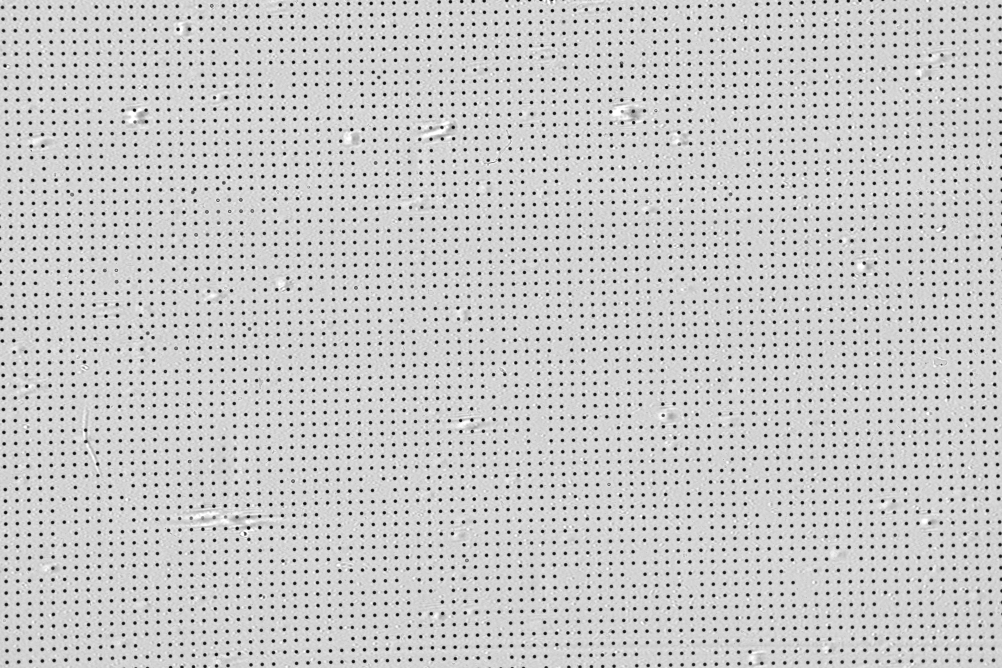
#> input picture vounwarp/data/dot_pattern_03.jpg, 4008 x 2672 px (shown at 1/4 size)
$ python example_01.py
#> lines starting #> are read from the running program, lines starting #| are printed output that depends on the picture; after the words box and inside, x2 and y2 are one past the last pixel; in counts of white or black regions, pixels touching at a corner belong together
### vounwarp/losa/loadersaver.py
# ============================================================================
# ============================================================================
# Copyright (c) 2018 Diamond Light Source Ltd. All rights reserved.
#
# Licensed under the Apache License, Version 2.0 (the "License");
# you may not use this file except in compliance with the License.
# You may obtain a copy of the License at
#
#     http://www.apache.org/licenses/LICENSE-2.0
#
# Unless required by applicable law or agreed to in writing, software
# distributed under the License is distributed on an "AS IS" BASIS,
# WITHOUT WARRANTIES OR CONDITIONS OF ANY KIND, either express or implied.
# See the License for the specific language governing permissions and
# limitations under the License.
# ============================================================================
# Author: Nghia T. Vo
# E-mail: nghia.vo@diamond.ac.uk
# Description: Python implementation of the author's methods of
# distortion correction, Nghia T. Vo et al "Radial lens distortion
# correction with sub-pixel accuracy for X-ray micro-tomography"
# Optics Express 23, 32859-32868 (2015), https://doi.org/10.1364/OE.23.032859
# Publication date: 10th July 2018
# ============================================================================

"""
Module for I/O tasks:
- Load data from an image file (tif, png, jpg) or a hdf file.
- Save a 2D array as a tif/png/jpg image or 2D, 3D array to a hdf file.
- Save a plot of data points as an image.
- Save and load metadata to and from a text file.
"""

import os
import h5py
import numpy as np
from PIL import Image
import matplotlib.pyplot as plt
from collections import OrderedDict
import errno


def load_image(file_path, average=True):
    """
    Load data from an image.

    Parameters
    ----------
    file_path : str
        Path to a file.
    average : bool, optional
        Average a multi-channel image if True.

    Returns
    -------
    array_like
    """
#> called with file_path = '../data/dot_pattern_03.jpg', average = True
    if "\\" in file_path:
        raise ValueError(
            "Please use a file path following the Unix convention")
    try:
        mat = np.asarray(Image.open(file_path), dtype=np.float32)
    except IOError:
        print("No such file or directory: {}".format(file_path))
        raise
    if len(mat.shape) > 2 and average is True:
        axis_m = np.argmin(mat.shape)
        mat = np.mean(mat, axis=axis_m)
    return mat


# [99 lines left out: functions _get_key, load_hdf_file, not called in this run]


def _create_folder(file_path):
    """
    Create a folder to save a file if not exists.

    Parameters
    ----------
    file_path : str
        Path to a file
    """
    file_base = os.path.dirname(file_path)
    if not os.path.exists(file_base):
        try:
            os.makedirs(file_base)
        except OSError as e:
            if e.errno != errno.EEXIST:
                raise


# [26 lines left out: function _create_file_name, not called in this run]


def save_image(file_path, mat, overwrite=True):
    """
    Save 2D data to an image.

    Parameters
    ----------
    file_path : str
        Output file path.
    mat : array_like
        2D array.
    overwrite : bool, optional
        Overwrite an existing file if True.

    Returns
    -------
    str
        Updated file path.
    """
    if "\\" in file_path:
        raise ValueError(
            "Please use a file path following the Unix convention")
    file_base, file_ext = os.path.splitext(file_path)
    if not ((file_ext == ".tif") or (file_ext == ".tiff")):
        mat = np.uint8(255 * (mat - np.min(mat)) / (np.max(mat) - np.min(mat)))
    _create_folder(file_path)
    if not overwrite:
        file_path = _create_file_name(file_path)
    image = Image.fromarray(mat)
    try:
        image.save(file_path)
    except IOError:
        print("Couldn't write to file {}".format(file_path))
        raise
    return file_path


# [205 lines left out: functions save_plot_image, save_residual_plot, save_hdf_file, save_metadata_txt, load_metadata_txt, not called in this run]

### vounwarp/prep/preprocessing.py
# ============================================================================
# Copyright (c) 2018 Diamond Light Source Ltd. All rights reserved.
#
# Licensed under the Apache License, Version 2.0 (the "License");
# you may not use this file except in compliance with the License.
# You may obtain a copy of the License at
#
#     http://www.apache.org/licenses/LICENSE-2.0
#
# Unless required by applicable law or agreed to in writing, software
# distributed under the License is distributed on an "AS IS" BASIS,
# WITHOUT WARRANTIES OR CONDITIONS OF ANY KIND, either express or implied.
# See the License for the specific language governing permissions and
# limitations under the License.
# ============================================================================
# Author: Nghia T. Vo
# E-mail: nghia.vo@diamond.ac.uk
# Description: Python implementation of the author's methods of
# distortion correction, Nghia T. Vo et al "Radial lens distortion
# correction with sub-pixel accuracy for X-ray micro-tomography"
# Optics Express 23, 32859-32868 (2015), https://doi.org/10.1364/OE.23.032859
# Publication date: 10th July 2018
# ============================================================================

"""
Module of pre-procesing methods:
- Normalize, binarize an image.
- Determine median dot-size, median distance between two nearest dots,
 and the slopes of grid-lines of a dot-pattern image.
- Remove non-dot objects or misplaced dots.
- Group dot-centroids into horizontal lines and vertical lines.
"""

import numpy as np
from scipy import ndimage as ndi
from scipy.fftpack import fft2, ifft2
from scipy.ndimage.measurements import center_of_mass
from skimage.filters import threshold_otsu
from skimage.segmentation import clear_border
import skimage.morphology as morph
import skimage.measure as meas
from skimage.transform import radon


# [24 lines left out: function normalization, not called in this run]


def _make_window(height, width, sigma=10):
    """
    Create a 2D Gaussian window.

    Parameters
    ----------
    height : int
        Height of the window.
    width : int
        Width of the window.
    sigma : int
        Sigma of the Gaussian window.

    Returns
    -------
    array_like
        2D array.
    """
    xcenter = (width - 1.0) / 2.0
    ycenter = (height - 1.0) / 2.0
    y, x = np.ogrid[-ycenter:height - ycenter, -xcenter:width - xcenter]
    num = 2.0 * sigma * sigma
    window = np.exp(-(x * x / num + y * y / num))
    return window


def _apply_fft_filter(mat, sigma, pad):
    """
    Apply a Fourier Gaussian filter.

    Parameters
    ----------
    mat : array_like
        2D array.
    sigma : int
        Sigma of the Gaussian filter.
    pad : int
        Pad width.

    Returns
    -------
    array_like
        2D array. Filtered image.
    """
    mat = np.pad(mat, ((pad, pad), (pad, pad)), mode='symmetric')
    (height, width) = mat.shape
    window = _make_window(height, width, sigma)
    xlist = np.arange(0, width)
    ylist = np.arange(0, height)
    x, y = np.meshgrid(xlist, ylist)
    matsign = np.power(-1.0, x + y)
    mat = np.real(ifft2(fft2(mat * matsign) * window) * matsign)
    return mat[pad:height - pad, pad:width - pad]


def normalization_fft(mat, sigma=10, pad=30):
    """
    Correct a non-uniform background image using a Fourier Gaussian filter.

    Parameters
    ----------
    mat : array_like
        2D array.
    sigma : int
        Sigma of the Gaussian.
    pad : int
        Pad width.

    Returns
    -------
    array_like
        2D array. Corrected background image.
    """
    mat_bck = _apply_fft_filter(mat, sigma, pad)
    mean_val = np.mean(mat_bck)
    try:
        mat_cor = mean_val * mat / mat_bck
    except ZeroDivisionError:
        mat_bck[mat_bck == 0.0] = mean_val
        mat_cor = mean_val * mat / mat_bck
    return mat_cor


def _select_roi(mat, ratio):
    """
    Select ROI around the middle of an image.

    Parameters
    ----------
    mat : array_like
        2D array.
    ratio : float
        Ratio between the ROI size and the image size.

    Returns
    -------
    array_like
        2D array.
    """
    (height, width) = mat.shape
    ratio = np.clip(ratio, 0.05, 1.0)
    depad_hei = np.int16((height - ratio * height) / 2)
    depad_wid = np.int16((width - ratio * width) / 2)
    mat = mat[depad_hei:height - depad_hei, depad_wid:width - depad_wid]
    return mat


def _invert_dots_contrast(mat):
    """
    Invert the contrast of a 2D binary array to make sure that dots are white.

    Parameters
    ----------
    mat : array_like
        2D binary array.

    Returns
    -------
    array_like
        2D array.
    """
    (height, width) = mat.shape
    ratio = np.sum(mat) / (height * width)
    max_val = np.max(mat)
    if ratio > 0.5:
        mat = max_val - mat
    return mat


def binarization(mat, ratio=0.3, thres=None, denoise=True):
    """
    Apply a list of operations: binarizing an 2D array; inverting the contrast
    of dots if needs to; removing border components; cleaning salty noise;
    and filling holes.

    Parameters
    ----------
    mat : array_like
        2D array.
    ratio : float
        Used to select the ROI around the middle of the image for calculating
        threshold.
    thres : float, optional
        Threshold for binarizing. Automatically calculated if None.

    Returns
    -------
    array_like
        2D binary array.
    """
    if denoise:
        mat = ndi.median_filter(np.abs(mat), (2, 2))
    if thres is None:
        thres = threshold_otsu(_select_roi(mat, ratio), nbins=512)
    mat = np.asarray(mat > thres, dtype=np.float32)
    mat = _invert_dots_contrast(mat)
    mat = clear_border(mat)
    mat = morph.opening(mat, morph.disk(1))
    mat = np.int16(ndi.binary_fill_holes(mat))
    return mat


def check_num_dots(mat):
    """
    Check if the number of dots is not enough for parabolic fit.

    Parameters
    ----------
    mat : array_like
        2D binary array.

    Returns
    -------
    bool
        True means not enough.
    """
    check = False
    _, num_dots = ndi.label(mat)
    if num_dots < 5 * 5:
        print("WARNING!!! Number of detected dots: {}".format(num_dots))
        print("is not enough for the algorithm to work!")
        check = True
    return check


def calc_size_distance(mat, ratio=0.3):
    """
    Find the median size of dots and the median distance between two
    nearest dots.

    Parameters
    ----------
    mat : array_like
        2D array.
    ratio : float
        Used to select the ROI around the middle of an image.

    Returns
    -------
    dot_size : float
        Median size of the dots.
    dot_dist : float
        Median distance between two nearest dots.
    """
    mat = _select_roi(mat, ratio)
    mat = np.int16(clear_border(mat))
    mat_label, num_dots = ndi.label(mat)
    list_index = np.arange(1, num_dots + 1)
    list_sum = ndi.measurements.sum(mat, labels=mat_label, index=list_index)
    dot_size = np.median(list_sum)
    list_cent = np.asarray(
        center_of_mass(mat, labels=mat_label, index=list_index))
    list_dist = [np.sort(np.sqrt((dot[0] - list_cent[:, 0]) ** 2
                                 + (dot[1] - list_cent[:, 1]) ** 2))[1]
                 for dot in list_cent]
    dot_dist = np.median(list_dist)
    return dot_size, dot_dist


def _check_dot_size(mat, min_size, max_size):
    """
    Check if the size of a dot is in a range.

    Parameters
    ----------
    mat : array_like
        2D array.
    min_size : float
        Minimum size.
    max_size : float
        Maximum size.

    Returns
    -------
    bool
    """
    check = False
    dot_size = mat.sum()
    if (dot_size > min_size) and (dot_size < max_size):
        check = True
    return check


def select_dots_based_size(mat, dot_size, ratio=0.3):
    """
    Select dots having a certain size.

    Parameters
    ----------
    mat : array_like
        2D array.
    dot_size : float
        Size of the standard dot.
    ratio : float
        Used to calculate the acceptable range.
        [dot_size - ratio*dot_size; dot_size + ratio*dot_size]

    Returns
    -------
    array_like
        2D array. Selected dots.
    """
    min_size = np.clip(np.int32(dot_size - ratio * dot_size), 0, None)
    max_size = np.int32(dot_size + ratio * dot_size)
    mat_label, _ = ndi.label(mat)
    list_dots = ndi.find_objects(mat_label)
    dots_selected = [dot for dot in list_dots
                     if _check_dot_size(mat[dot], min_size, max_size)]
    mat1 = np.zeros_like(mat)
    for _, j in enumerate(dots_selected):
        mat1[j] = mat[j]
    return mat1


def _check_axes_ratio(mat, ratio):
    """
    Check if the ratio of the axes length of a fitted ellipse is smaller than
    a threshold.

    Parameters
    ----------
    mat : array_like
        2D array.
    ratio : float
        Threshold value.


    Returns
    -------
    bool
    """
    check = False
    (height, width) = mat.shape
    if (height < 2) or (width < 2):
        return check
    minor_axis = meas.regionprops(mat)[0].minor_axis_length
    major_axis = meas.regionprops(mat)[0].major_axis_length
    if (height > 1) and (width > 1):
        val = np.abs(major_axis / minor_axis - 1.0)
        if val < ratio:
            check = True
    else:
        check = False
    return check


def select_dots_based_ratio(mat, ratio=0.3):
    """
    Select dots having the ratio between the axes length of
    the fitted ellipse smaller than a threshold.

    Parameters
    ----------
    mat : float
        2D array.
    ratio : float
        Threshold value.

    Returns
    -------
    array_like
        2D array. Selected dots.
    """
    mat_label, _ = ndi.label(mat)
    list_dots = ndi.find_objects(mat_label)
    dots_selected = [dot for dot in list_dots
                     if _check_axes_ratio(mat[dot], ratio)]
    mat1 = np.zeros_like(mat)
    for _, j in enumerate(dots_selected):
        mat1[j] = mat[j]
    return mat1


# [34 lines left out: function select_dots_based_distance, not called in this run]


def calc_hor_slope(mat, ratio=0.3):
    """
    Calculate the slope of horizontal lines against the horizontal axis.

    Parameters
    ----------
    mat : array_like
        2D array.
    ratio : float
        Used to select the ROI around the middle of an image.

    Returns
    -------
    float
        Horizontal slope of the grid.
    """
    coarse_range = 30.0  # Degree
    radi = np.pi / 180.0
    mat = np.int16(clear_border(_select_roi(mat, ratio)))
    (height, width) = mat.shape
    list_angle = 90.0 + np.arange(-coarse_range, coarse_range + 1.0)
    projections = radon(np.float32(mat), theta=list_angle, circle=False)
    list_max = np.amax(projections, axis=0)
    best_angle = -(list_angle[np.argmax(list_max)] - 90.0)
    dist_error = 0.5 * width * (np.tan(radi) / np.cos(best_angle * radi))
    mat_label, num_dots = ndi.label(mat)
    list_index = np.arange(1, num_dots + 1)
    list_cent = np.asarray(
        center_of_mass(mat, labels=mat_label, index=list_index))
    list_cent = - list_cent  # For coordinate consistency
    mean_x = np.mean(list_cent[:, 1])
    mean_y = np.mean(list_cent[:, 0])
    index_mid_dot = np.argsort(np.sqrt((mean_x - list_cent[:, 1]) ** 2
                                       + (mean_y - list_cent[:, 0]) ** 2))[0]
    used_dot = list_cent[index_mid_dot]
    line_slope = np.tan(best_angle * radi)
    list_tmp = np.sqrt(
        np.ones(num_dots, dtype=np.float32) * line_slope ** 2 + 1.0)
    list_tmp2 = used_dot[0] * np.ones(num_dots, dtype=np.float32) \
                - line_slope * used_dot[1]
    list_dist = np.abs(
        line_slope * list_cent[:, 1] - list_cent[:, 0] + list_tmp2) / list_tmp
    dots_selected = np.asarray(
        [dot for i, dot in enumerate(list_cent) if list_dist[i] < dist_error])
    if len(dots_selected) > 1:
        (slope, _) = np.polyfit(dots_selected[:, 1], dots_selected[:, 0], 1)
    else:
        slope = line_slope
    return slope


def calc_ver_slope(mat, ratio=0.3):
    """
    Calculate the slope of vertical lines against the vertical axis.

    Parameters
    ----------
    mat : array_like
        2D array.
    ratio : float
        Used to select the ROI around the middle of a image.

    Returns
    -------
    float
        Vertical slope of the grid.
    """
    coarse_range = 30.0
    radi = np.pi / 180.0
    mat = np.int16(clear_border(_select_roi(mat, ratio)))
    (height, width) = mat.shape
    list_angle = np.arange(-coarse_range, coarse_range + 1.0)
    projections = radon(np.float32(mat), theta=list_angle, circle=False)
    list_max = np.amax(projections, axis=0)
    best_angle = (list_angle[np.argmax(list_max)])
    dist_error = 0.5 * width * np.tan(radi) / np.cos(best_angle * radi)
    mat_label, num_dots = ndi.label(mat)
    list_index = np.arange(1, num_dots + 1)
    list_cent = np.fliplr(
        np.asarray(center_of_mass(mat, labels=mat_label, index=list_index)))
    mean_x = np.mean(list_cent[:, 1])
    mean_y = np.mean(list_cent[:, 0])
    index_mid_dot = np.argsort(np.sqrt((mean_x - list_cent[:, 1]) ** 2
                                       + (mean_y - list_cent[:, 0]) ** 2))[0]
    used_dot = list_cent[index_mid_dot]
    line_slope = np.tan(best_angle * radi)
    list_tmp = np.sqrt(
        np.ones(num_dots, dtype=np.float32) * line_slope ** 2 + 1.0)
    list_tmp2 = used_dot[0] * np.ones(num_dots, dtype=np.float32) \
                - line_slope * used_dot[1]
    list_dist = np.abs(
        line_slope * list_cent[:, 1] - list_cent[:, 0] + list_tmp2) / list_tmp
    dots_selected = np.asarray(
        [dot for i, dot in enumerate(list_cent) if list_dist[i] < dist_error])
    if len(dots_selected) > 1:
        (slope, _) = np.polyfit(
            dots_selected[:, 1], dots_selected[:, 0], 1)
    else:
        slope = line_slope
    return slope


# [231 lines left out: functions _check_dot_on_line, group_dots_hor_lines, group_dots_ver_lines, remove_residual_dots_hor, remove_residual_dots_ver, not called in this run]

### vounwarp/examples/example_01.py
#============================================================================
# Copyright (c) 2018 Diamond Light Source Ltd. All rights reserved.
#
# Licensed under the Apache License, Version 2.0 (the "License");
# you may not use this file except in compliance with the License.
# You may obtain a copy of the License at
#
#     http://www.apache.org/licenses/LICENSE-2.0
#
# Unless required by applicable law or agreed to in writing, software
# distributed under the License is distributed on an "AS IS" BASIS,
# WITHOUT WARRANTIES OR CONDITIONS OF ANY KIND, either express or implied.
# See the License for the specific language governing permissions and
# limitations under the License.
#============================================================================
# Author: Nghia T. Vo
# E-mail: nghia.vo@diamond.ac.uk
# Description: Python implementation of the author's methods of
# distortion correction, Nghia T. Vo et al, "Radial lens distortion
# correction with sub-pixel accuracy for X-ray micro-tomography,"
# Optics Express 23, 32859-32868 (2015), https://doi.org/10.1364/OE.23.032859
# Publication date: 10th July 2018
#============================================================================

import timeit
import vounwarp.losa.loadersaver as io
import vounwarp.prep.preprocessing as prep
import vounwarp.proc.processing as proc
import vounwarp.post.postprocessing as post

"""
Example to show how to use most of the methods in the package.

"""
time_start = timeit.default_timer()
#-----------------------------------------------------------------------------
#-----------------------------------------------------------------------------
# Initial parameters
file_path = "../data/dot_pattern_03.jpg"
output_base = "C:/correction/"
poly_order = 5  # Number of polynomial coefficients
#-----------------------------------------------------------------------------
#-----------------------------------------------------------------------------
# Load an image, get shape
print(("Load image: {}").format(file_path))
mat0 = io.load_image(file_path)
(height, width) = mat0.shape

# Optional step: Correct the non-uniform background for global thresholding
# method. Background is generated by applying a strong low-pass filter to the
# image. Then the image is normalized with the background.

mat1 = prep.normalization_fft(mat0, sigma=5, pad=30)
#> in _apply_fft_filter, `mat = np.pad(mat, ((pad, pad), (pad, pad)), mode='symmetric')`:
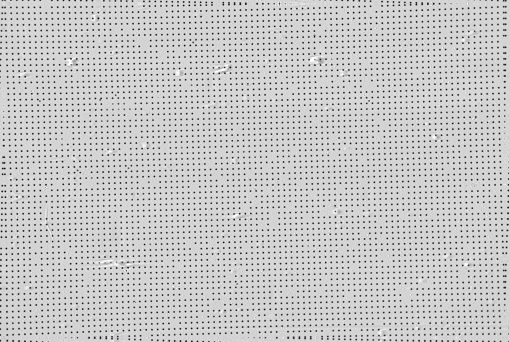
#> mat: shape (2732, 4068) float32 (shown at 1/8 size); min 0, max 255, mean 200.1
#> in normalization_fft, `mean_val = np.mean(mat_bck)`: mean_val = 198.1

# Binarization using Otsu's method if thres = None
# Cropped image (30% of the size around the middle) is used for calculating
# the threshold. This is to avoid a case which a dot pattern doesn't
# cover the whole field of view of a camera.
mat1 = prep.binarization(mat1, ratio=0.3, thres=None)
#> in _select_roi, `mat = mat[depad_hei:height - depad_hei, depad_wid:width - depad_wid]`:
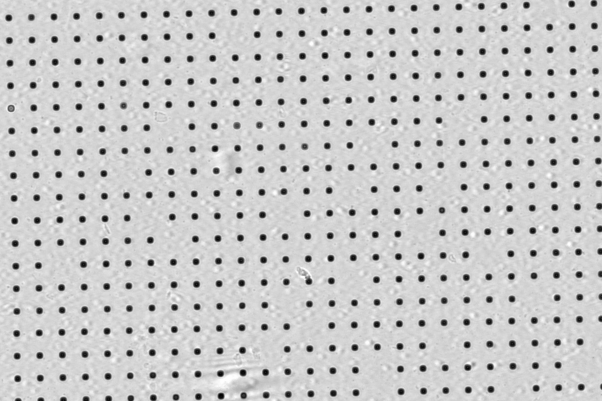
#> mat: shape (802, 1204) float64 (shown at 1/2 size); min 0, max 256, mean 202; drawn with min black and max white
#> in binarization, `thres = threshold_otsu(_select_roi(mat, ratio), nbins=512)`: thres = 135.7
#> in binarization, `mat = np.asarray(mat > thres, dtype=np.float32)`:
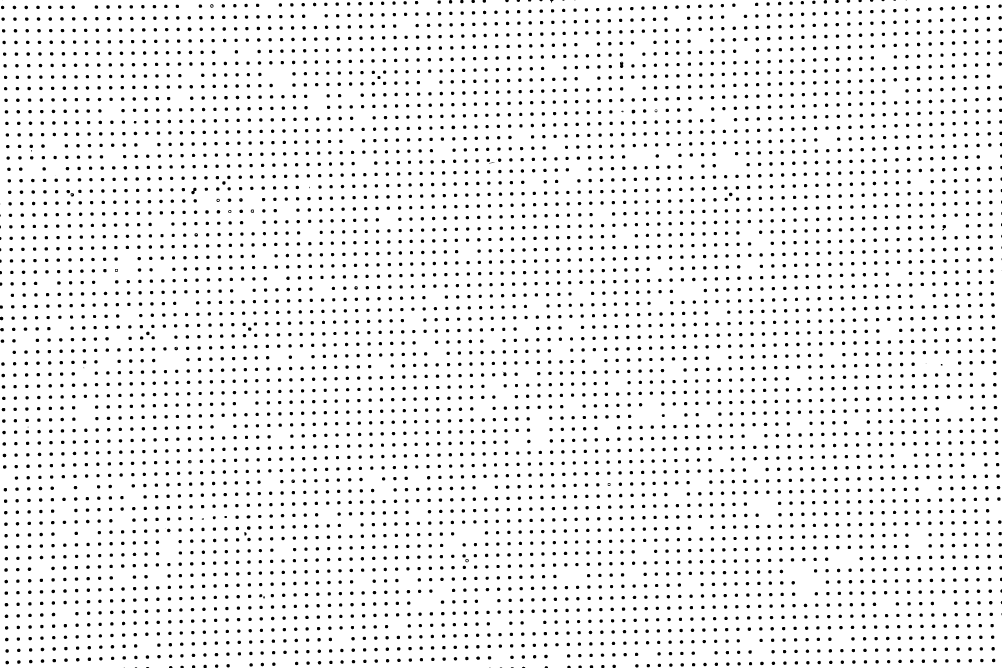
#> mat: shape (2672, 4008) float32 (shown at 1/4 size); values 0 (black) and 1 (white), 93.2% white; 4983 black regions (22 under 20 px), largest, box (x1, y1, x2, y2) and area: (765, 751, 786, 777) 299, (2480, 247, 2493, 272) 274, (751, 110, 766, 125) 182
#> in _invert_dots_contrast, `ratio = np.sum(mat) / (height * width)`: ratio = 0.932
#> (the rest of the program and of its run is left out)
